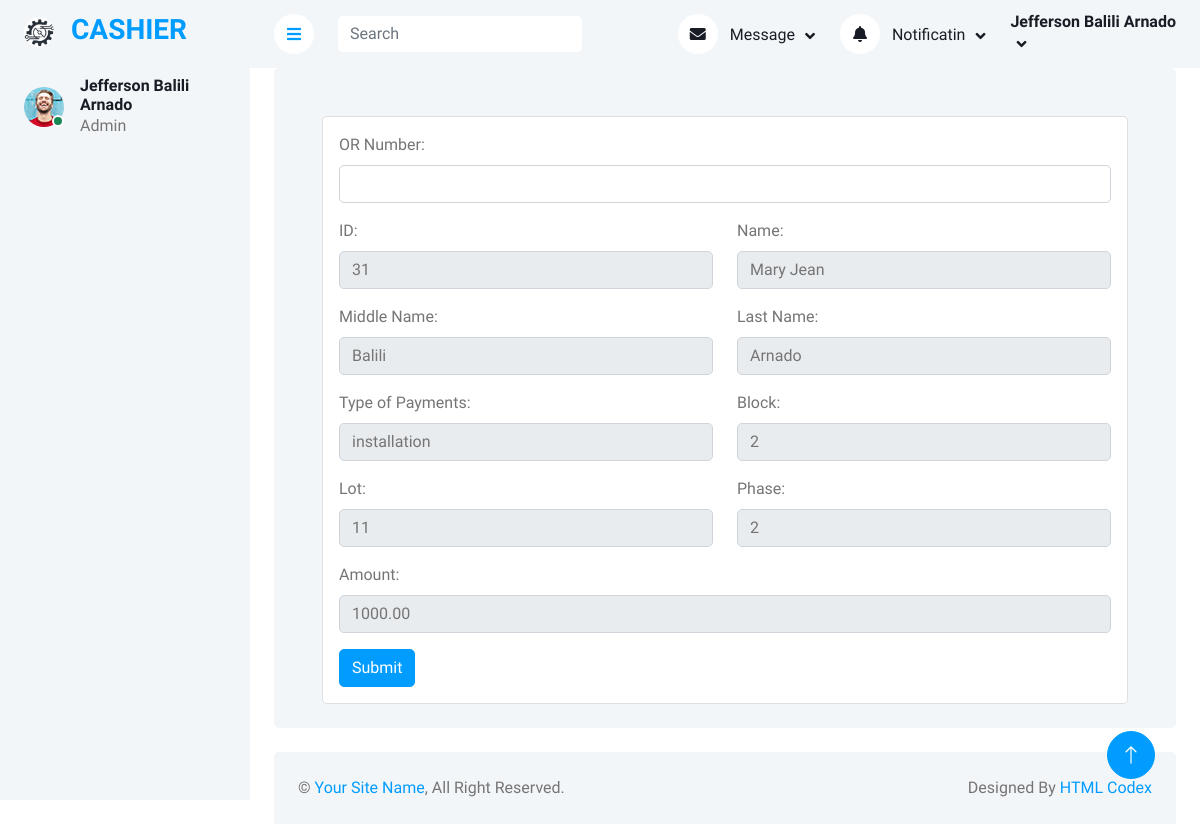
/ordetailss.php?id=31 (signed in), run on the app's committed database.
### tables this page shows
CREATE TABLE `user` (
  `id` int(50) NOT NULL,
  `firstname` varchar(50) NOT NULL,
  `middlename` varchar(50) NOT NULL,
  `lastname` varchar(50) NOT NULL,
  `block` int(50) NOT NULL,
  `lot` int(50) NOT NULL,
  `phase` int(30) NOT NULL,
  `username` varchar(30) NOT NULL,
  `password` varchar(500) NOT NULL,
  `emailadd` varchar(50) NOT NULL,
  `phonenum` bigint(12) NOT NULL,
  `address` varchar(50) NOT NULL,
  `postalcode` int(50) NOT NULL,
  `usertype` varchar(50) NOT NULL,
  `photo` varchar(50) NOT NULL,
  `status` int(1) NOT NULL DEFAULT 0
);

CREATE TABLE `payment_services` (
  `id` int(11) UNSIGNED NOT NULL,
  `customer_id` int(255) NOT NULL,
  `bill_type` varchar(255) NOT NULL,
  `firstname` varchar(255) NOT NULL,
  `middlename` varchar(255) NOT NULL,
  `lastname` varchar(255) NOT NULL,
  `block` varchar(255) NOT NULL,
  `lot` varchar(255) NOT NULL,
  `phase` varchar(255) NOT NULL,
  `amount` decimal(10,2) NOT NULL,
  `real_timestamp` timestamp NOT NULL DEFAULT current_timestamp(),
  `status` int(1) NOT NULL DEFAULT 0,
  `mode_of_payment` varchar(50) DEFAULT NULL,
  `uploaded_image` varchar(255) DEFAULT NULL
);

### ordetailss.php (the view, shortened to what this page needs)
<?php
include('config.php');
$result = $conn->query("SELECT * FROM user WHERE id='" . $_SESSION['session_id'] . "'");
$row = mysqli_fetch_array($result);
?>
<!DOCTYPE html>
<html lang="en">
<head>
    <link href="https://cdnjs.cloudflare.com/ajax/libs/font-awesome/5.10.0/css/all.min.css" rel="stylesheet">
    <link href="https://cdn.jsdelivr.net/npm/bootstrap-icons@1.4.1/font/bootstrap-icons.css" rel="stylesheet">
    <link href="lib/owlcarousel/assets/owl.carousel.min.css" rel="stylesheet">
    <link href="lib/tempusdominus/css/tempusdominus-bootstrap-4.min.css" rel="stylesheet" />
    <link href="css/bootstrap.min.css" rel="stylesheet">
    <link href="css/style.css" rel="stylesheet">
    <link href="https://cdnjs.cloudflare.com/ajax/libs/font-awesome/5.15.4/css/all.min.css" rel="stylesheet">
</head>
<body>
    <div class="container-xxl position-relative bg-white d-flex p-0">
        <div class="sidebar pe-4 pb-3">
            <nav class="navbar bg-light navbar-light">
            <a href="cashier.php" class="navbar-brand mx-4 mb-3">
                <h3 class="text-primary">
                    <img src="./assets/img/finallogo.png" alt="My Logo" class="custom-logo">
                    CASHIER
                </h3>
            </a>
                <div class="d-flex align-items-center ms-4 mb-4">
                    <div class="position-relative">
                        <img class="rounded-circle" src="img/user.jpg" alt="" style="width: 40px; height: 40px;">
                        <div class="bg-success rounded-circle border border-2 border-white position-absolute end-0 bottom-0 p-1"></div>
                    </div>
                    <div class="ms-3">
                    <h6 class="mb-0"><?php echo $row['firstname'] . ' ' . $row['middlename'] . ' ' . $row['lastname']; ?></h6>
                        <span>Admin</span>
                    </div>
                </div>
            </nav>
        </div>
        <div class="content">
            <nav class="navbar navbar-expand bg-light navbar-light sticky-top px-4 py-0">
                <a href="#" class="sidebar-toggler flex-shrink-0">
                    <i class="fa fa-bars"></i>
                </a>
                <form class="d-none d-md-flex ms-4">
                    <input class="form-control border-0" type="search" placeholder="Search">
                </form>
                <div class="navbar-nav align-items-center ms-auto">
                    <div class="nav-item dropdown">
                        <a href="#" class="nav-link dropdown-toggle" data-bs-toggle="dropdown">
                            <i class="fa fa-envelope me-lg-2"></i>
                            <span class="d-none d-lg-inline-flex">Message</span>
                        </a>
                    </div>
                    <div class="nav-item dropdown">
                        <a href="#" class="nav-link dropdown-toggle" data-bs-toggle="dropdown">
                            <i class="fa fa-bell me-lg-2"></i>
                            <span class="d-none d-lg-inline-flex">Notificatin</span>
                        </a>
                    </div>
                    <div class="nav-item dropdown">
                        <a href="#" class="nav-link dropdown-toggle" data-bs-toggle="dropdown">
                            <h6 class="mb-0"><?php echo $row['firstname'] . ' ' . $row['middlename'] . ' ' . $row['lastname']; ?></h6>
                        </a>
                    </div>
                </div>
            </nav>
            <?php
$id = $_GET['id'];
$query = "SELECT * FROM payment_services WHERE id = '$id'";
$result = mysqli_fetch_array(mysqli_query($conn, $query));
?>
<div class="container-fluid pt-4 px-4">
    <div class="row g-4">
        <div class="col-sm-12 col-md-6 col-xl-4 custom-container">
            <div class="h-100 bg-light rounded p-4">
                <div class="container">
                    <div class="card mt-4">
                        <div class="card-body">
                            <form action="ordetailsubmit.php" method="POST">
                                <div class="mb-3">
                                    <label for="or-number" class="form-label">OR Number:</label>
                                    <input type="text" id="or-number" name="or_number" class="form-control" required>
                                </div>
                                <?php if ($result) : ?>
                                    <div class="row">
                                        <div class="col-md-6 mb-3">
                                            <label for="id" class="form-label">ID:</label>
                                            <input type="text" id="id" name="id" class="form-control" value="<?php echo $result['id']; ?>" readonly>
                                        </div>
                                        <div class="col-md-6 mb-3">
                                            <label for="name" class="form-label">Name:</label>
                                            <input type="text" id="name" name="name" class="form-control" value="<?php echo $result['firstname']; ?>" readonly>
                                        </div>
                                    </div>
                                    <div class="row">
                                        <div class="col-md-6 mb-3">
                                            <label for="middle-name" class="form-label">Middle Name:</label>
                                            <input type="text" id="middle-name" name="middle_name" class="form-control" value="<?php echo $result['middlename']; ?>" readonly>
                                        </div>
                                        <div class="col-md-6 mb-3">
                                            <label for="last-name" class="form-label">Last Name:</label>
                                            <input type="text" id="last-name" name="last_name" class="form-control" value="<?php echo $result['lastname']; ?>" readonly>
                                        </div>
                                    </div>
                                    <div class="row">
                                        <div class="col-md-6 mb-3">
                                            <label for="bill_type" class="form-label">Type of Payments:</label>
                                            <input type="text" id="bill_type" name="bill_type" class="form-control" value="<?php echo $result['bill_type']; ?>" readonly>
                                        </div>
                                        <div class="col-md-6 mb-3">
                                            <label for="block" class="form-label">Block:</label>
                                            <input type="text" id="block" name="block" class="form-control" value="<?php echo $result['block']; ?>" readonly>
                                        </div>
                                    </div>
                                    <div class="row">
                                        <div class="col-md-6 mb-3">
                                            <label for="lot" class="form-label">Lot:</label>
                                            <input type="text" id="lot" name="lot" class="form-control" value="<?php echo $result['lot']; ?>" readonly>
                                        </div>
                                        <div class="col-md-6 mb-3">
                                            <label for="phase" class="form-label">Phase:</label>
                                            <input type="text" id="phase" name="phase" class="form-control" value="<?php echo $result['phase']; ?>" readonly>
                                        </div>
                                    </div>
                                    <div class="mb-3">
                                        <label for="amount" class="form-label">Amount:</label>
                                        <input type="text" id="amount" name="amount" class="form-control" value="<?php echo $result['amount']; ?>" readonly>
                                    </div>
                                <?php endif; ?>
                                <input type="submit" value="Submit" class="btn btn-primary">
                            </form>
                        </div>
                    </div>
                </div>
            </div>
        </div>
    </div>
</div>
            <div class="container-fluid pt-4 px-4">
                <div class="bg-light rounded-top p-4">
                    <div class="row">
                        <div class="col-12 col-sm-6 text-center text-sm-start">
                            &copy; <a href="#">Your Site Name</a>, All Right Reserved.
                        </div>
                        <div class="col-12 col-sm-6 text-center text-sm-end">
                            Designed By <a href="https://htmlcodex.com">HTML Codex</a>
                        </div>
                    </div>
                </div>
            </div>
        </div>
        <a href="#" class="btn btn-lg btn-primary btn-lg-square back-to-top"><i class="bi bi-arrow-up"></i></a>
    </div>
</body>
</html>

### css/style.css (style rules this page uses)
:root { --primary: #009CFF; --light: #F3F6F9; --dark: #191C24; }
.back-to-top { position: fixed; display: none; right: 45px; bottom: 45px; z-index: 99; }
.btn { transition: .5s; }
.btn.btn-primary { color: #FFFFFF; }
.btn-lg-square { width: 48px; height: 48px; }
.btn-square, .btn-sm-square, .btn-lg-square { padding: 0; display: inline-flex; align-items: center; justify-content: center; font-weight: normal; border-radius: 50px; }
.sidebar { position: fixed; top: 0; left: 0; bottom: 0; width: 250px; height: 100vh; overflow-y: auto; background: var(--light); transition: 0.5s; z-index: 999; }
.content { margin-left: 250px; min-height: 100vh; background: #FFFFFF; transition: 0.5s; }
@media (min-width: 992px) { .sidebar { margin-left: 0; } }
@media (min-width: 992px) { .content { width: calc(100% - 250px); } }
.content .navbar .navbar-nav .nav-link { margin-left: 25px; padding: 12px 0; color: var(--dark); outline: none; }
.content .navbar .sidebar-toggler, .content .navbar .navbar-nav .nav-link i { width: 40px; height: 40px; display: inline-flex; align-items: center; justify-content: center; background: #FFFFFF; border-radius: 40px; }
.content .navbar .dropdown-toggle::after { margin-left: 6px; vertical-align: middle; border: none; content: "\f107"; font-family: "Font Awesome 5 Free"; font-weight: 900; transition: .5s; }

### ordetailss.php (style rules this page uses)
.custom-logo { width: 30px; height: auto; margin-right: 10px; vertical-align: middle; }
.custom-container { width: 100%; max-width: 1200px; margin: 0 auto; }

### data on the page
user: firstname "Jefferson", middlename "Balili", lastname "Arnado"
payment_services: id "31", name "Mary Jean", middle_name "Balili", last_name "Arnado", bill_type "installation", block "2", lot "11", phase "2", amount "1000.00"
